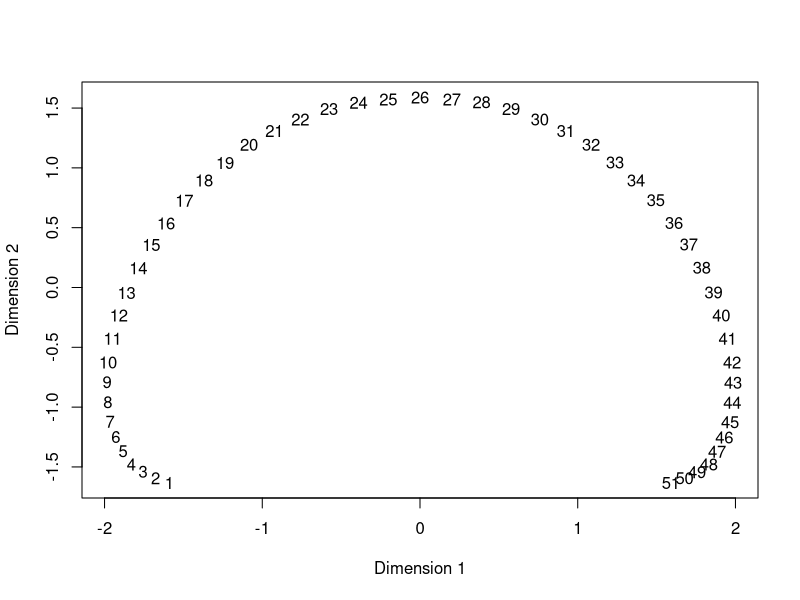
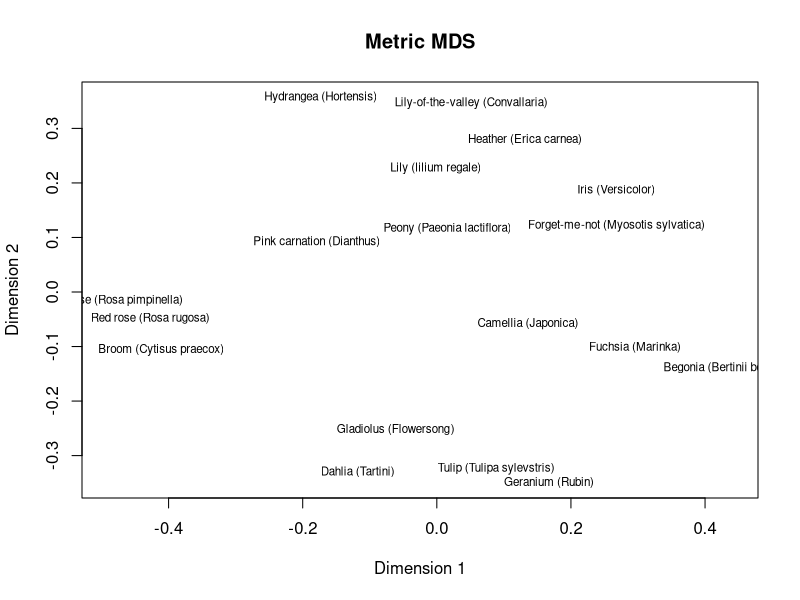

Write R code to recreate these figures, in order.
## ---- chunk 1
knitr::opts_chunk$set(echo = TRUE)
## ---- chunk 2
s <- matrix(0, nrow = 51, ncol = 51)
for (i in 1:51) {
  for (j in 1:51) {
    if (i == j) {
      s[i,j] <- 9
    } else if (abs(i - j) <= 3) {
      s[i,j] <- 8
    } else if (abs(i - j) <= 6) {
      s[i,j] <- 7
    } else if (abs(i - j) <= 9) {
      s[i,j] <- 6
    } else if (abs(i - j) <= 12) {
      s[i,j] <- 5
    } else if (abs(i - j) <= 15) {
      s[i,j] <- 4
    } else if (abs(i - j) <= 18) {
      s[i,j] <- 3
    } else if (abs(i - j) <= 21) {
      s[i,j] <- 2
    } else if (abs(i - j) <= 24) {
      s[i,j] <- 1
    } else {
      s[i,j] <- 0
    }
  }
}
d <- matrix(0, nrow = 51, ncol = 51)
for (i in 1:51) {
  for (j in 1:51) {
    d[i,j] <- sqrt(s[i,i] + s[j,j] - 2*s[i,j])
  }
}

(cmd <- cmdscale(d, k = 2, eig = TRUE))
plot(cmd$points, type="n", xlab="Dimension 1", ylab="Dimension 2")
text(cmd$points[,1], cmd$points[,2], labels=1:51)
## ---- chunk 3
chi_dist <- function(x) {
  row <- rowSums(x)
  col <- colSums(x)
  total <- sum(x)
  exp_vals <- outer(row, col, '*')/total
  row_chi <- apply(x, 1, function(row) sum((row-exp_vals[row!=0,col!=0])^2/exp_vals[row!=0,col!=0]))
  col_chi <- apply(x, 2, function(col) sum((col-exp_vals[row!=0,col!=0])^2/exp_vals[row!=0,col!=0]))
  list(row_chi= as.matrix(row_chi), col_chi = as.matrix(col_chi))
}
## ---- chunk 4
library(HSAUR3)
dat <- as.matrix(gardenflowers)
(cmd <- cmdscale(dat, k = 2, eig = TRUE))

plot(cmd$points[,1], cmd$points[,2], xlab = "Dimension 1", ylab = "Dimension 2", main = "Metric MDS", type="n")
text(cmd$points[,1], cmd$points[,2], labels = row.names(dat), cex = 0.7)
